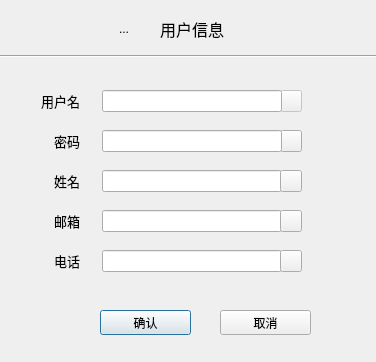
<?xml version="1.0" encoding="UTF-8"?>
<ui version="4.0">
 <class>UserDlg</class>
 <widget class="QDialog" name="UserDlg">
  <property name="geometry">
   <rect>
    <x>0</x>
    <y>0</y>
    <width>376</width>
    <height>362</height>
   </rect>
  </property>
  <property name="minimumSize">
   <size>
    <width>370</width>
    <height>350</height>
   </size>
  </property>
  <property name="windowTitle">
   <string>用户设置</string>
  </property>
  <property name="styleSheet">
   <string notr="true"/>
  </property>
  <widget class="Line" name="line">
   <property name="geometry">
    <rect>
     <x>0</x>
     <y>55</y>
     <width>520</width>
     <height>3</height>
    </rect>
   </property>
   <property name="frameShadow">
    <enum>QFrame::Sunken</enum>
   </property>
   <property name="orientation">
    <enum>Qt::Horizontal</enum>
   </property>
  </widget>
  <widget class="QLabel" name="label">
   <property name="geometry">
    <rect>
     <x>160</x>
     <y>5</y>
     <width>81</width>
     <height>48</height>
    </rect>
   </property>
   <property name="font">
    <font>
     <pointsize>12</pointsize>
    </font>
   </property>
   <property name="text">
    <string>用户信息</string>
   </property>
  </widget>
  <widget class="QToolButton" name="toolButton">
   <property name="enabled">
    <bool>true</bool>
   </property>
   <property name="geometry">
    <rect>
     <x>100</x>
     <y>5</y>
     <width>48</width>
     <height>48</height>
    </rect>
   </property>
   <property name="styleSheet">
    <string notr="true">border:0</string>
   </property>
   <property name="text">
    <string>...</string>
   </property>
   <property name="icon">
    <iconset resource="icon.qrc">
     <normaloff>:/images/user_48.png</normaloff>:/images/user_48.png</iconset>
   </property>
   <property name="iconSize">
    <size>
     <width>48</width>
     <height>48</height>
    </size>
   </property>
   <property name="checkable">
    <bool>false</bool>
   </property>
  </widget>
  <widget class="QLabel" name="label_2">
   <property name="geometry">
    <rect>
     <x>40</x>
     <y>90</y>
     <width>40</width>
     <height>22</height>
    </rect>
   </property>
   <property name="font">
    <font>
     <pointsize>10</pointsize>
    </font>
   </property>
   <property name="text">
    <string>用户名</string>
   </property>
   <property name="alignment">
    <set>Qt::AlignRight|Qt::AlignTrailing|Qt::AlignVCenter</set>
   </property>
  </widget>
  <widget class="QLineEdit" name="phoneLineEdit">
   <property name="geometry">
    <rect>
     <x>102</x>
     <y>250</y>
     <width>180</width>
     <height>22</height>
    </rect>
   </property>
   <property name="readOnly">
    <bool>true</bool>
   </property>
  </widget>
  <widget class="QToolButton" name="usrEditBtn">
   <property name="enabled">
    <bool>false</bool>
   </property>
   <property name="geometry">
    <rect>
     <x>280</x>
     <y>90</y>
     <width>22</width>
     <height>22</height>
    </rect>
   </property>
   <property name="text">
    <string/>
   </property>
   <property name="icon">
    <iconset resource="icon.qrc">
     <normaloff>:/images/edit_gray_24.png</normaloff>:/images/edit_gray_24.png</iconset>
   </property>
   <property name="iconSize">
    <size>
     <width>16</width>
     <height>16</height>
    </size>
   </property>
  </widget>
  <widget class="QLineEdit" name="nameLineEdit">
   <property name="geometry">
    <rect>
     <x>102</x>
     <y>170</y>
     <width>180</width>
     <height>22</height>
    </rect>
   </property>
   <property name="readOnly">
    <bool>true</bool>
   </property>
  </widget>
  <widget class="QToolButton" name="pwdEditBtn">
   <property name="geometry">
    <rect>
     <x>280</x>
     <y>130</y>
     <width>22</width>
     <height>22</height>
    </rect>
   </property>
   <property name="text">
    <string/>
   </property>
   <property name="icon">
    <iconset resource="icon.qrc">
     <normaloff>:/images/edit_gray_24.png</normaloff>:/images/edit_gray_24.png</iconset>
   </property>
   <property name="iconSize">
    <size>
     <width>16</width>
     <height>16</height>
    </size>
   </property>
  </widget>
  <widget class="QLabel" name="label_6">
   <property name="geometry">
    <rect>
     <x>40</x>
     <y>170</y>
     <width>40</width>
     <height>22</height>
    </rect>
   </property>
   <property name="font">
    <font>
     <pointsize>10</pointsize>
    </font>
   </property>
   <property name="text">
    <string>姓名</string>
   </property>
   <property name="alignment">
    <set>Qt::AlignRight|Qt::AlignTrailing|Qt::AlignVCenter</set>
   </property>
  </widget>
  <widget class="QLabel" name="label_5">
   <property name="geometry">
    <rect>
     <x>40</x>
     <y>210</y>
     <width>40</width>
     <height>22</height>
    </rect>
   </property>
   <property name="font">
    <font>
     <pointsize>10</pointsize>
    </font>
   </property>
   <property name="text">
    <string>邮箱</string>
   </property>
   <property name="alignment">
    <set>Qt::AlignRight|Qt::AlignTrailing|Qt::AlignVCenter</set>
   </property>
  </widget>
  <widget class="QLineEdit" name="emailLineEdit">
   <property name="geometry">
    <rect>
     <x>102</x>
     <y>210</y>
     <width>180</width>
     <height>22</height>
    </rect>
   </property>
   <property name="readOnly">
    <bool>true</bool>
   </property>
  </widget>
  <widget class="QPushButton" name="okBtn">
   <property name="geometry">
    <rect>
     <x>100</x>
     <y>310</y>
     <width>91</width>
     <height>25</height>
    </rect>
   </property>
   <property name="text">
    <string>确认</string>
   </property>
  </widget>
  <widget class="QToolButton" name="phoneEditBtn">
   <property name="geometry">
    <rect>
     <x>280</x>
     <y>250</y>
     <width>22</width>
     <height>22</height>
    </rect>
   </property>
   <property name="text">
    <string/>
   </property>
   <property name="icon">
    <iconset resource="icon.qrc">
     <normaloff>:/images/edit_gray_24.png</normaloff>:/images/edit_gray_24.png</iconset>
   </property>
   <property name="iconSize">
    <size>
     <width>16</width>
     <height>16</height>
    </size>
   </property>
  </widget>
  <widget class="QLabel" name="label_7">
   <property name="geometry">
    <rect>
     <x>40</x>
     <y>250</y>
     <width>40</width>
     <height>22</height>
    </rect>
   </property>
   <property name="font">
    <font>
     <pointsize>10</pointsize>
    </font>
   </property>
   <property name="text">
    <string>电话</string>
   </property>
   <property name="alignment">
    <set>Qt::AlignRight|Qt::AlignTrailing|Qt::AlignVCenter</set>
   </property>
  </widget>
  <widget class="QLineEdit" name="pwdLineEdit">
   <property name="geometry">
    <rect>
     <x>102</x>
     <y>130</y>
     <width>180</width>
     <height>22</height>
    </rect>
   </property>
   <property name="echoMode">
    <enum>QLineEdit::Password</enum>
   </property>
   <property name="readOnly">
    <bool>true</bool>
   </property>
  </widget>
  <widget class="QLabel" name="label_3">
   <property name="geometry">
    <rect>
     <x>40</x>
     <y>130</y>
     <width>40</width>
     <height>22</height>
    </rect>
   </property>
   <property name="font">
    <font>
     <pointsize>10</pointsize>
    </font>
   </property>
   <property name="text">
    <string>密码</string>
   </property>
   <property name="alignment">
    <set>Qt::AlignRight|Qt::AlignTrailing|Qt::AlignVCenter</set>
   </property>
  </widget>
  <widget class="QPushButton" name="cancelBtn">
   <property name="geometry">
    <rect>
     <x>220</x>
     <y>310</y>
     <width>91</width>
     <height>25</height>
    </rect>
   </property>
   <property name="text">
    <string>取消</string>
   </property>
  </widget>
  <widget class="QLineEdit" name="usrLineEdit">
   <property name="geometry">
    <rect>
     <x>102</x>
     <y>90</y>
     <width>180</width>
     <height>22</height>
    </rect>
   </property>
   <property name="readOnly">
    <bool>true</bool>
   </property>
  </widget>
  <widget class="QToolButton" name="emailEditBtn">
   <property name="geometry">
    <rect>
     <x>280</x>
     <y>210</y>
     <width>22</width>
     <height>22</height>
    </rect>
   </property>
   <property name="text">
    <string/>
   </property>
   <property name="icon">
    <iconset resource="icon.qrc">
     <normaloff>:/images/edit_gray_24.png</normaloff>:/images/edit_gray_24.png</iconset>
   </property>
   <property name="iconSize">
    <size>
     <width>16</width>
     <height>16</height>
    </size>
   </property>
  </widget>
  <widget class="QToolButton" name="nameEditBtn">
   <property name="geometry">
    <rect>
     <x>280</x>
     <y>170</y>
     <width>22</width>
     <height>22</height>
    </rect>
   </property>
   <property name="text">
    <string/>
   </property>
   <property name="icon">
    <iconset resource="icon.qrc">
     <normaloff>:/images/edit_gray_24.png</normaloff>:/images/edit_gray_24.png</iconset>
   </property>
   <property name="iconSize">
    <size>
     <width>16</width>
     <height>16</height>
    </size>
   </property>
  </widget>
 </widget>
 <resources>
  <include location="icon.qrc"/>
 </resources>
 <connections/>
</ui>
